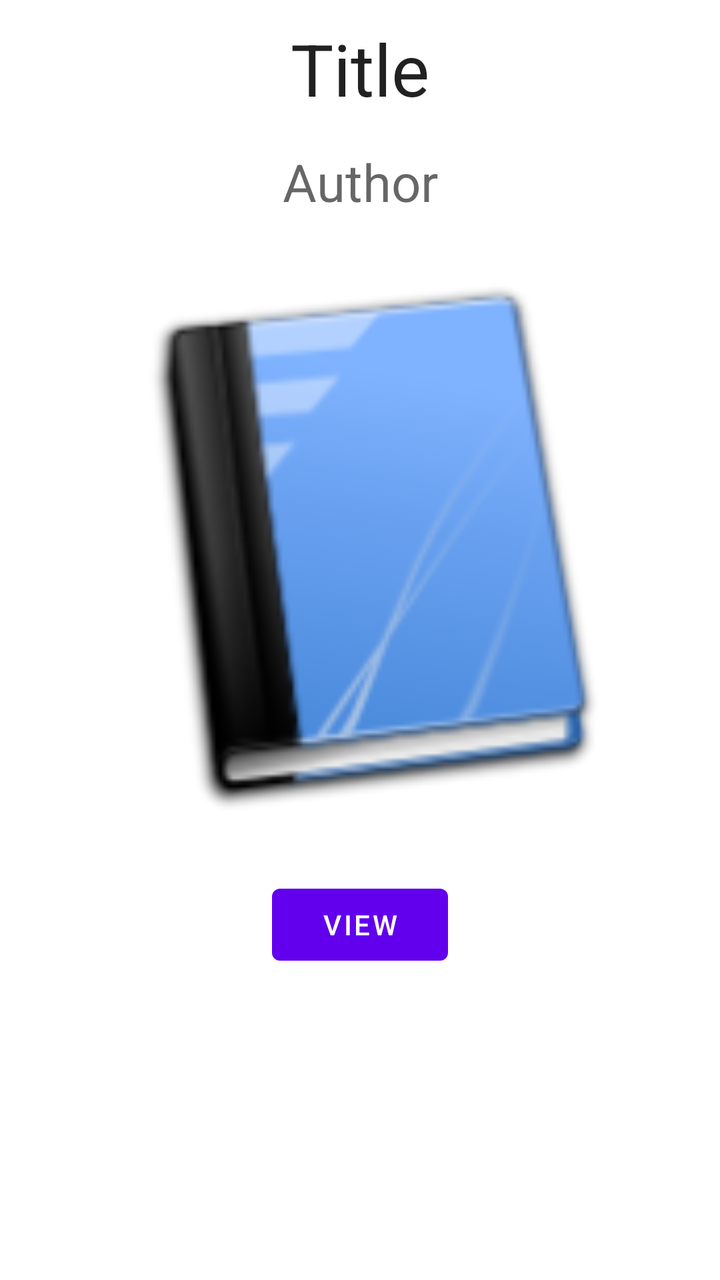
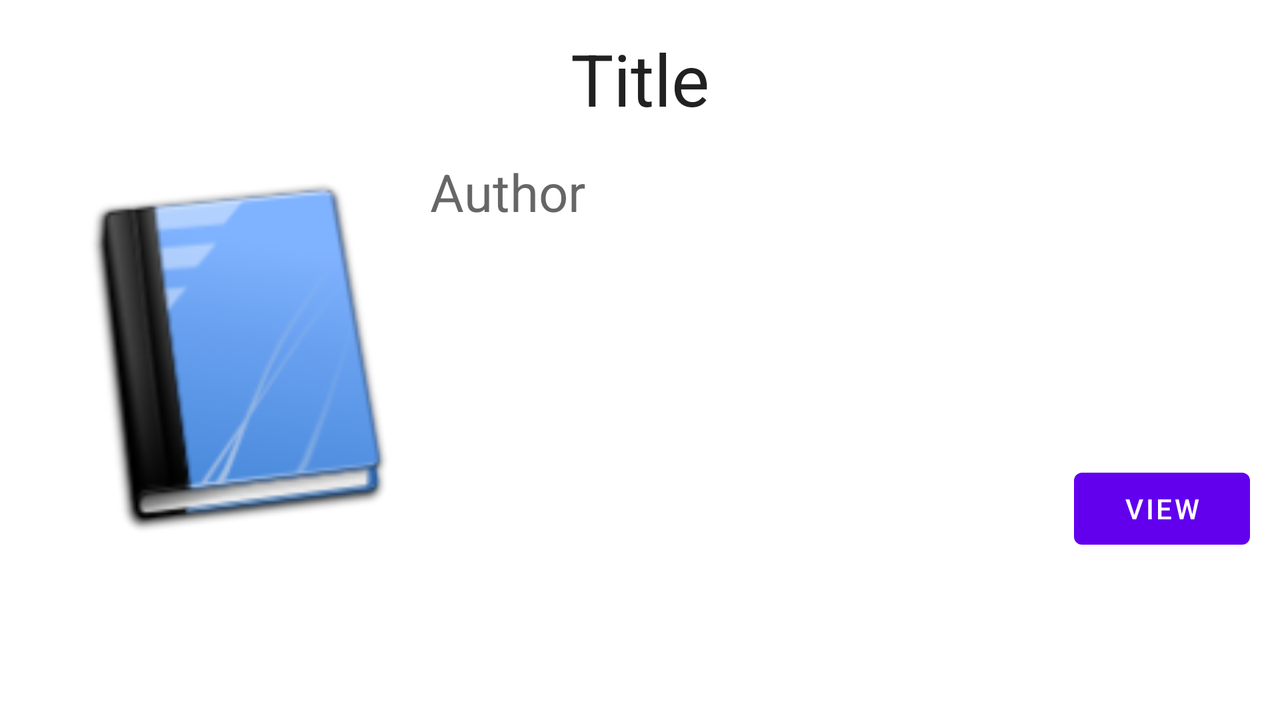

An Android layout and its configuration variant, each rendered on a device that would load it. The default file and the variant file are quoted in full after the pictures.
<!-- AndroidManifest.xml: fallback theme Theme.MaterialComponents.DayNight.NoActionBar -->
<!-- res/layout/listview_book.xml -->
<?xml version="1.0" encoding="utf-8"?>
<RelativeLayout xmlns:android="http://schemas.android.com/apk/res/android"
    android:orientation="vertical" android:layout_width="match_parent"
    android:layout_height="match_parent"
    android:weightSum="1"
    android:paddingBottom="10dp"
    android:paddingTop="10dp">

    <TextView
        android:layout_width="wrap_content"
        android:layout_height="wrap_content"
        android:textAppearance="?android:attr/textAppearanceLarge"
        android:text="Title"
        android:id="@+id/txtTitle"
        android:layout_alignParentTop="true"
        android:layout_alignParentStart="true"
        android:layout_alignParentEnd="true"
        android:gravity="center_horizontal"
        android:layout_marginBottom="15dp"
        android:textSize="@dimen/bookview_title_port" />

    <TextView
        android:layout_width="wrap_content"
        android:layout_height="wrap_content"
        android:textAppearance="?android:attr/textAppearanceMedium"
        android:text="Author"
        android:id="@+id/txtAuthor"
        android:layout_below="@+id/txtTitle"
        android:layout_alignParentStart="true"
        android:layout_alignParentEnd="true"
        android:gravity="center_horizontal"
        android:layout_marginBottom="15dp"
        android:textSize="@dimen/bookview_author_port" />

    <ImageView
        android:layout_width="@dimen/bookview_cover_width_port"
        android:layout_height="@dimen/bookview_cover_height_port"
        android:id="@+id/imgCover"
        android:src="@mipmap/ic_book"
        android:layout_below="@+id/txtAuthor"
        android:layout_centerHorizontal="true" />

    <Button
        android:layout_width="wrap_content"
        android:layout_height="wrap_content"
        android:text="View"
        android:id="@+id/btnView"
        android:layout_below="@+id/imgCover"
        android:layout_centerHorizontal="true"
        android:layout_marginBottom="15dp"
        android:layout_marginTop="15dp" />

</RelativeLayout>
<!-- resources referenced by this layout -->
<resources>
  <dimen name="bookview_author_port">26dp</dimen>
  <dimen name="bookview_cover_height_port">300dp</dimen>
  <dimen name="bookview_cover_width_port">300dp</dimen>
  <dimen name="bookview_title_port">36dp</dimen>
  <!-- mipmap ic_book: png bitmap (mipmap-hdpi, 5149 bytes) -->
</resources>
<!-- res/layout-land/listview_book.xml (the repository's variant of the layout above) -->
<!-- drawn on the phone turned sideways -->
<?xml version="1.0" encoding="utf-8"?>
<RelativeLayout xmlns:android="http://schemas.android.com/apk/res/android"
    android:orientation="vertical" android:layout_width="match_parent"
    android:layout_height="match_parent"
    android:padding="15dp">

    <TextView
        android:layout_width="wrap_content"
        android:layout_height="wrap_content"
        android:textAppearance="?android:attr/textAppearanceLarge"
        android:text="Title"
        android:id="@+id/txtTitle"
        android:layout_alignParentTop="true"
        android:layout_alignParentEnd="true"
        android:gravity="center_horizontal"
        android:layout_marginBottom="15dp"
        android:layout_toEndOf="@+id/imgCover"
        android:textSize="@dimen/bookview_title_land"
        android:layout_alignParentStart="true" />

    <TextView
        android:layout_width="wrap_content"
        android:layout_height="wrap_content"
        android:textAppearance="?android:attr/textAppearanceMedium"
        android:text="Author"
        android:id="@+id/txtAuthor"
        android:layout_below="@+id/txtTitle"
        android:layout_alignEnd="@+id/txtTitle"
        android:layout_toEndOf="@+id/imgCover"
        android:textSize="@dimen/bookview_author_land" />

    <Button
        android:layout_width="wrap_content"
        android:layout_height="wrap_content"
        android:text="View"
        android:id="@+id/btnView"
        android:padding="5dp"
        android:layout_alignBottom="@+id/imgCover"
        android:layout_alignEnd="@+id/txtTitle" />

    <ImageView
        android:layout_width="@dimen/bookview_cover_width_land"
        android:layout_height="@dimen/bookview_cover_height_land"
        android:id="@+id/imgCover"
        android:src="@mipmap/ic_book"
        android:layout_alignParentStart="true"
        android:layout_below="@+id/txtTitle" />
</RelativeLayout>
<!-- resources referenced by the variant -->
<!-- as the phone turned sideways resolves them -->
<resources>
  <dimen name="bookview_author_land">26dp</dimen>
  <dimen name="bookview_cover_height_land">200dp</dimen>
  <dimen name="bookview_cover_width_land">200dp</dimen>
  <dimen name="bookview_title_land">36dp</dimen>
  <!-- mipmap ic_book: png bitmap (mipmap-hdpi, 5149 bytes) -->
</resources>
